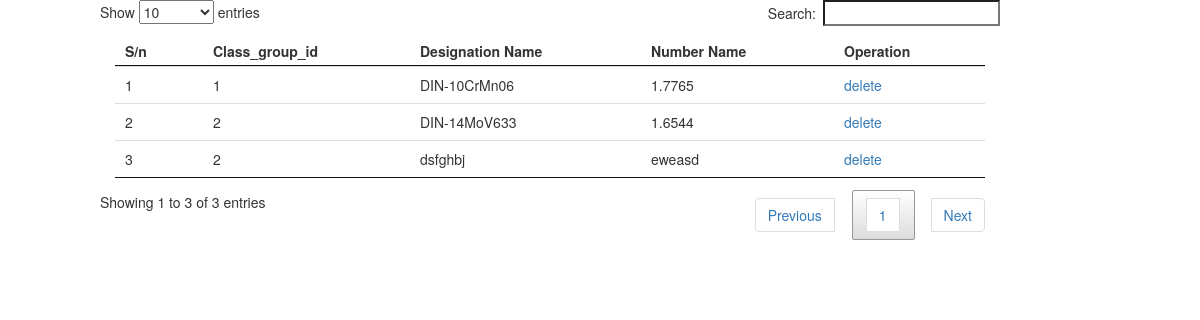
The page /admin/designationlist.php on the database its author committed.
### tables this page shows
CREATE TABLE IF NOT EXISTS `materialdesc_list` (
`id` int(10) NOT NULL,
  `class_group_id` int(10) NOT NULL,
  `designation_name` varchar(200) NOT NULL,
  `number_name` varchar(200) NOT NULL
);

### admin/designationlist.php (the view, shortened to what this page needs)
<!DOCTYPE html>
<html>
	<head>
		<link rel="stylesheet" type="text/css" href="./css/bootstrap.min.css">
		<link rel="stylesheet" type="text/css" href="./css/dataTables.bootstrap.min.css">
		<link rel="stylesheet" type="text/css" href="./css/jquery.dataTables.min.css">
		<link rel="stylesheet" type="text/css" href="./css/jquery.dataTables_themeroller.css">
	</head>
	<body>
		<div>
			<div class="col-md-9">
				<table id="myTable" class="table">
					<thead>
						<th>S/n</th>
						<th>Class_group_id</th>
						<th>Designation Name</th>
						<th>Number Name</th>
						<th>Operation</th>
					</thead>
					<tbody>
						<?php
							$sn=1;
							$query=mysql_query("SELECT * FROM materialdesc_list");
							while($row = mysql_fetch_array($query))
							{
						?>
								<tr>
									<td><?php echo $sn ?></td>
									<td><?php echo $row['class_group_id'] ?></td>
							        <td><?php echo $row['designation_name'] ?></td>
							        <td><?php echo $row['number_name'] ?></td>
									<td><a  href="delete.php?designation=<?php echo $row['id'] ?>">delete</a></td>
								</tr>
								<?php $sn = $sn + 1; ?>
						<?php
							}
						?>
					</tbody>
				</table>
			</div>
		</div>
	</body>
</html>

### rows shown on the page
materialdesc_list: class_group "1", designation_name "DIN-10CrMn06", number_name "1.7765"
materialdesc_list: class_group "2", designation_name "DIN-14MoV633", number_name "1.6544"
materialdesc_list: class_group "2", designation_name "dsfghbj", number_name "eweasd"
